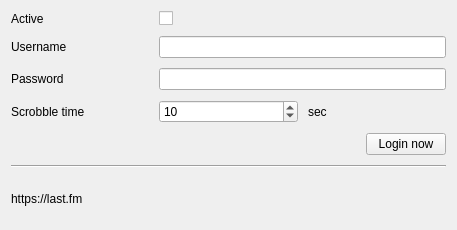
<?xml version="1.0" encoding="UTF-8"?>
<ui version="4.0">
 <class>GUI_LastFmPreferences</class>
 <widget class="QWidget" name="GUI_LastFmPreferences">
  <property name="geometry">
   <rect>
    <x>0</x>
    <y>0</y>
    <width>457</width>
    <height>230</height>
   </rect>
  </property>
  <layout class="QGridLayout" name="gridLayout">
   <property name="spacing">
    <number>10</number>
   </property>
   <item row="5" column="2">
    <widget class="QLabel" name="labSeconds">
     <property name="text">
      <string notr="true">sec</string>
     </property>
    </widget>
   </item>
   <item row="4" column="1" colspan="2">
    <widget class="QLineEdit" name="lePassword">
     <property name="echoMode">
      <enum>QLineEdit::Password</enum>
     </property>
    </widget>
   </item>
   <item row="3" column="1" colspan="2">
    <widget class="QLineEdit" name="leUsername"/>
   </item>
   <item row="4" column="0">
    <widget class="QLabel" name="label_3">
     <property name="text">
      <string>Password</string>
     </property>
    </widget>
   </item>
   <item row="2" column="0">
    <widget class="QLabel" name="labActivate">
     <property name="text">
      <string notr="true">Active</string>
     </property>
    </widget>
   </item>
   <item row="5" column="1">
    <widget class="QSpinBox" name="sbScrobbleTime">
     <property name="minimum">
      <number>5</number>
     </property>
     <property name="value">
      <number>10</number>
     </property>
    </widget>
   </item>
   <item row="6" column="0" colspan="3">
    <layout class="QHBoxLayout" name="horizontalLayout">
     <item>
      <widget class="QLabel" name="labStatus">
       <property name="text">
        <string/>
       </property>
      </widget>
     </item>
     <item>
      <spacer name="horizontalSpacer">
       <property name="orientation">
        <enum>Qt::Horizontal</enum>
       </property>
       <property name="sizeHint" stdset="0">
        <size>
         <width>40</width>
         <height>20</height>
        </size>
       </property>
      </spacer>
     </item>
     <item>
      <widget class="QPushButton" name="btnLogin">
       <property name="text">
        <string>Login now</string>
       </property>
      </widget>
     </item>
    </layout>
   </item>
   <item row="5" column="0">
    <widget class="QLabel" name="label">
     <property name="text">
      <string>Scrobble time</string>
     </property>
    </widget>
   </item>
   <item row="2" column="1">
    <widget class="QCheckBox" name="cbActivate">
     <property name="focusPolicy">
      <enum>Qt::StrongFocus</enum>
     </property>
     <property name="layoutDirection">
      <enum>Qt::LeftToRight</enum>
     </property>
     <property name="text">
      <string/>
     </property>
    </widget>
   </item>
   <item row="3" column="0">
    <widget class="QLabel" name="label_2">
     <property name="text">
      <string>Username</string>
     </property>
    </widget>
   </item>
   <item row="7" column="0" colspan="3">
    <widget class="Line" name="line">
     <property name="orientation">
      <enum>Qt::Horizontal</enum>
     </property>
    </widget>
   </item>
   <item row="8" column="0" colspan="3">
    <widget class="QLabel" name="labWebsite">
     <property name="text">
      <string notr="true">https://last.fm</string>
     </property>
     <property name="openExternalLinks">
      <bool>true</bool>
     </property>
    </widget>
   </item>
  </layout>
 </widget>
 <tabstops>
  <tabstop>cbActivate</tabstop>
  <tabstop>leUsername</tabstop>
  <tabstop>lePassword</tabstop>
  <tabstop>sbScrobbleTime</tabstop>
  <tabstop>btnLogin</tabstop>
 </tabstops>
 <resources/>
 <connections/>
</ui>
